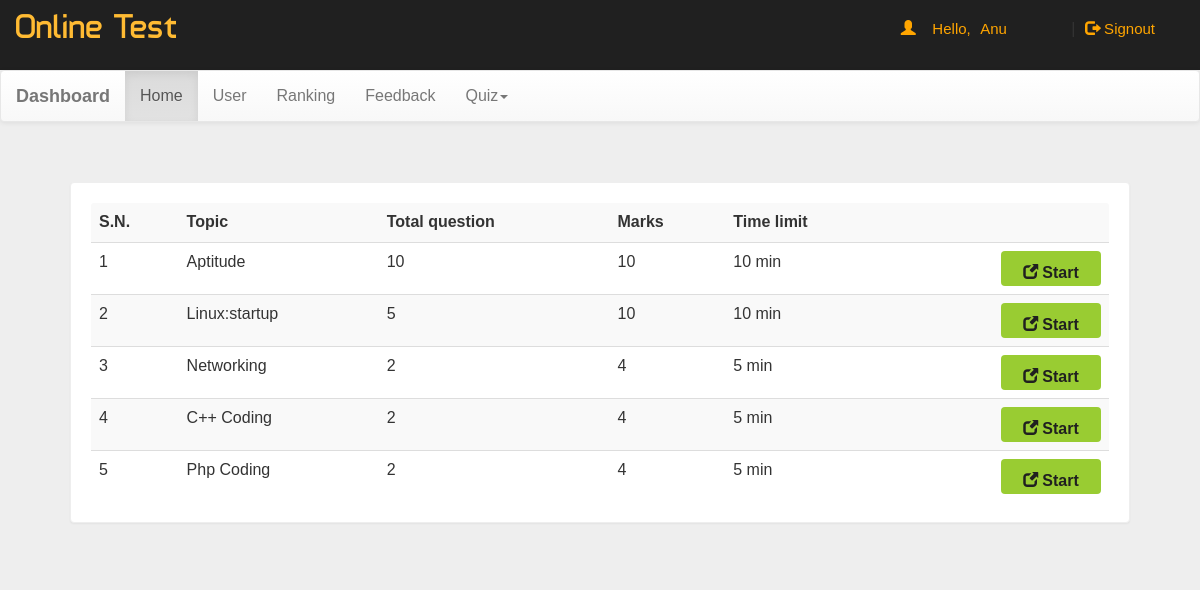
The app's page /dash.php (signed in) with its own data.
### tables this page shows
CREATE TABLE `quiz` (
  `eid` text NOT NULL,
  `title` varchar(100) NOT NULL,
  `sahi` int(11) NOT NULL,
  `wrong` int(11) NOT NULL,
  `total` int(11) NOT NULL,
  `time` bigint(20) NOT NULL,
  `intro` text NOT NULL,
  `tag` varchar(100) NOT NULL,
  `date` timestamp NOT NULL DEFAULT current_timestamp() ON UPDATE current_timestamp()
);

### dash.php (the view, shortened to what this page needs)
<!DOCTYPE html PUBLIC "-//W3C//DTD XHTML 1.0 Transitional//EN" "http://www.w3.org/TR/xhtml1/DTD/xhtml1-transitional.dtd">
<html xmlns="http://www.w3.org/1999/xhtml">
<head>
<link  rel="stylesheet" href="css/bootstrap.min.css"/>
 <link  rel="stylesheet" href="css/bootstrap-theme.min.css"/>
 <link rel="stylesheet" href="css/main.css">
 <link  rel="stylesheet" href="css/font.css">
</head>
<body  style="background:#eee;">
<div class="header">
<div class="row">
<div class="col-lg-6">
<span class="logo">Online Test</span></div>
<?php
 include_once 'dbConnection.php';
$email=$_SESSION['email'];
  if(!(isset($_SESSION['email']))){
header("location:index.php");
}
else
{
$name = $_SESSION['name'];
echo '<span class="pull-right top title1" ><span class="log1"><span class="glyphicon glyphicon-user" aria-hidden="true"></span>&nbsp;&nbsp;&nbsp;&nbsp;Hello,</span> <a href="account.php" class="log log1">'.$name.'</a>&nbsp;|&nbsp;<a href="logout.php?q=account.php" class="log"><span class="glyphicon glyphicon-log-out" aria-hidden="true"></span>&nbsp;Signout</button></a></span>';
}?>
</div></div>
<nav class="navbar navbar-default title1">
  <div class="container-fluid">
    <div class="navbar-header">
      <a class="navbar-brand" href="dash.php?q=0"><b>Dashboard</b></a>
    </div>
    <div class="collapse navbar-collapse" id="bs-example-navbar-collapse-1">
      <ul class="nav navbar-nav">
        <li <?php if(@$_GET['q']==0) echo'class="active"'; ?>><a href="dash.php?q=0">Home<span class="sr-only">(current)</span></a></li>
        <li <?php if(@$_GET['q']==1) echo'class="active"'; ?>><a href="dash.php?q=1">User</a></li>
		<li <?php if(@$_GET['q']==2) echo'class="active"'; ?>><a href="dash.php?q=2">Ranking</a></li>
		<li <?php if(@$_GET['q']==3) echo'class="active"'; ?>><a href="dash.php?q=3">Feedback</a></li>
        <li class="dropdown <?php if(@$_GET['q']==4 || @$_GET['q']==5) echo'active"'; ?>">
          <a href="#" class="dropdown-toggle" data-toggle="dropdown" role="button" aria-haspopup="true" aria-expanded="false">Quiz<span class="caret"></span></a>
        </li>
      </ul>
          </div>
  </div>
</nav>
<div class="container">
<div class="row">
<div class="col-md-12">
<?php if(@$_GET['q']==0) {
$result = mysqli_query($con,"SELECT * FROM quiz ORDER BY date DESC") or die('Error');
echo  '<div class="panel"><table class="table table-striped title1">
<tr><td><b>S.N.</b></td><td><b>Topic</b></td><td><b>Total question</b></td><td><b>Marks</b></td><td><b>Time limit</b></td><td></td></tr>';
$c=1;
while($row = mysqli_fetch_array($result)) {
	$title = $row['title'];
	$total = $row['total'];
	$sahi = $row['sahi'];
    $time = $row['time'];
	$eid = $row['eid'];
$q12=mysqli_query($con,"SELECT score FROM history WHERE eid='$eid' AND email='$email'" )or die('Error98');
$rowcount=mysqli_num_rows($q12);
if($rowcount == 0){
	echo '<tr><td>'.$c++.'</td><td>'.$title.'</td><td>'.$total.'</td><td>'.$sahi*$total.'</td><td>'.$time.'&nbsp;min</td>
	<td><b><a href="account.php?q=quiz&step=2&eid='.$eid.'&n=1&t='.$total.'" class="pull-right btn sub1" style="margin:0px;background:#99cc32"><span class="glyphicon glyphicon-new-window" aria-hidden="true"></span>&nbsp;<span class="title1"><b>Start</b></span></a></b></td></tr>';
}
}
echo '</table></div>';
}
?>
</div>
</div></div>
</body>
</html>

### css/main.css (style rules this page uses)
body { overflow-x:hidden; width:100%; font: 15px "Century Gothic", "Times Roman", sans-serif; background:#eee; min-height:550px; background-attachment:fixed; }
.panel { border-color:#eee; margin:40px; padding:20px; font: 15px "Century Gothic", "Times Roman", sans-serif; }
.header { background:#202020; height:70px; }
.logo { font-family:'typo'; font-size:35px; color:#ffbb33; margin:15px; }
.title1 { font: 16px "Century Gothic", "Times Roman", sans-serif; }
.sub1 { width:90px; color:#202020; background:orange; font-size:15px; height:35px; margin:20px; padding:10px; width:100px; }
.top { margin-top:20px; }
.log1 { font: 15px 'Ubuntu', sans-serif; color:orange; margin-left:10px; }
.log { margin:10px; margin-right:60px; margin-left:5px; color:orange; text-decoration:none; font-size:20px; font-size:15px; }

### records on screen
quiz: title "Aptitude", total "10", $sahi*$total "10", time "10"
quiz: title "Linux:startup", total "5", $sahi*$total "10", time "10"
quiz: title "Networking", total "2", $sahi*$total "4", time "5"
quiz: title "C++ Coding", total "2", $sahi*$total "4", time "5"
quiz: title "Php Coding", total "2", $sahi*$total "4", time "5"

### other values on screen
$name "Anu"
